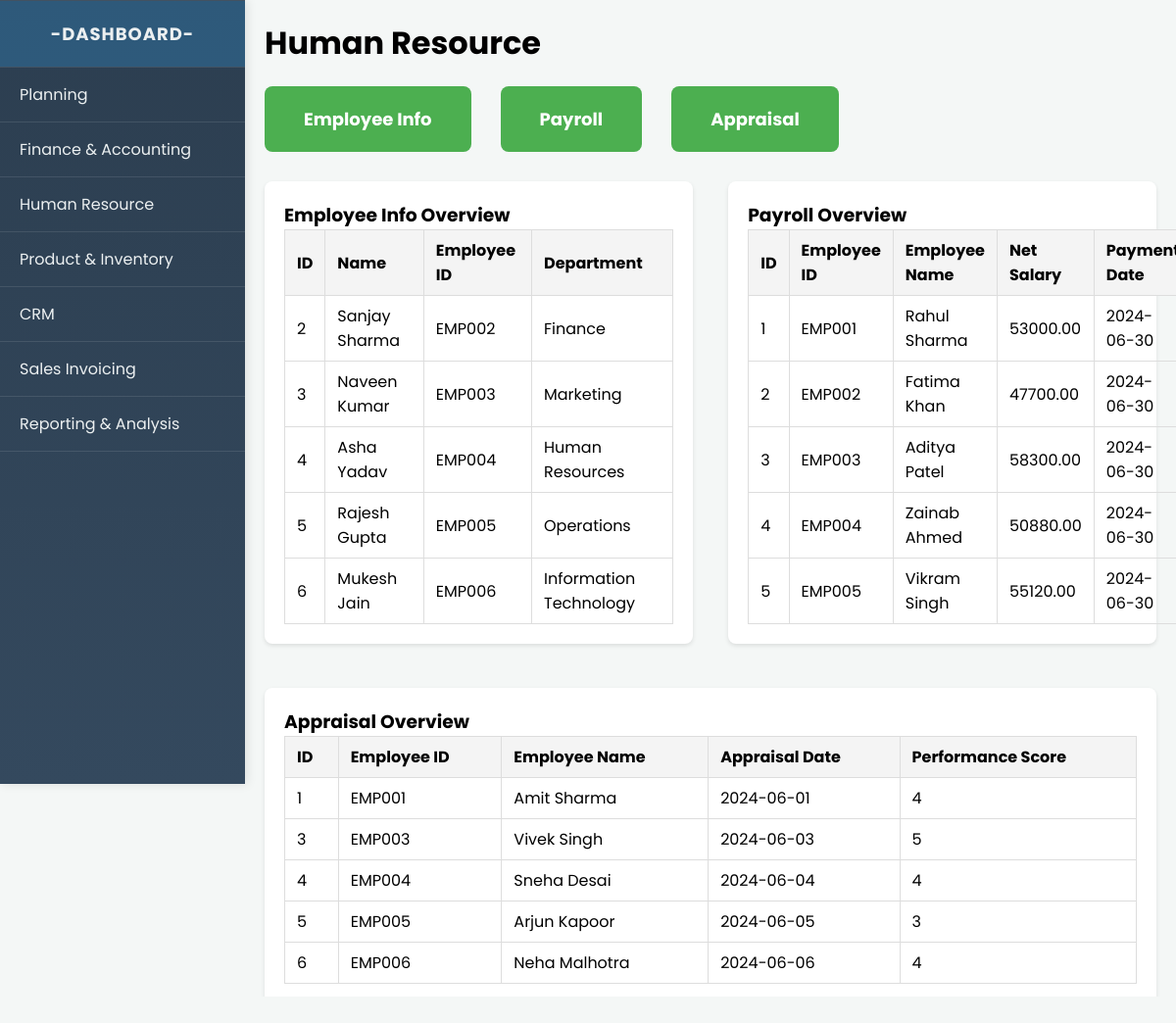
The page /human_resource/hr.php (signed in) on the database its author committed.
### tables this page shows
CREATE TABLE `employee_info` (
  `id` int(11) NOT NULL,
  `employee_name` varchar(100) NOT NULL,
  `employee_id` varchar(50) NOT NULL,
  `contact_information` varchar(200) NOT NULL,
  `department` varchar(100) NOT NULL,
  `job_title` varchar(100) NOT NULL,
  `date_of_joining` date NOT NULL,
  `created_at` timestamp NOT NULL DEFAULT current_timestamp()
);

CREATE TABLE `payroll` (
  `id` int(11) NOT NULL,
  `employee_id` varchar(255) NOT NULL,
  `employee_name` varchar(255) NOT NULL,
  `basic_salary` decimal(10,2) NOT NULL,
  `allowances` decimal(10,2) NOT NULL,
  `deductions` decimal(10,2) NOT NULL,
  `net_salary` decimal(10,2) NOT NULL,
  `pay_period` varchar(255) NOT NULL,
  `payment_date` date NOT NULL,
  `total_working_days` int(11) NOT NULL,
  `days_worked` int(11) NOT NULL,
  `leave_taken` int(11) NOT NULL,
  `overtime` decimal(10,2) NOT NULL,
  `performance_bonus` decimal(10,2) NOT NULL,
  `other_incentives` decimal(10,2) NOT NULL,
  `taxable_income` decimal(10,2) NOT NULL,
  `tax_deductions` decimal(10,2) NOT NULL,
  `provident_fund` decimal(10,2) NOT NULL,
  `insurance_contributions` decimal(10,2) NOT NULL,
  `bank_account_number` varchar(255) NOT NULL,
  `bank_name` varchar(255) NOT NULL,
  `bank_branch` varchar(255) NOT NULL
);

CREATE TABLE `appraisal` (
  `id` int(11) NOT NULL,
  `employee_id` varchar(255) NOT NULL,
  `employee_name` varchar(255) NOT NULL,
  `appraisal_date` date NOT NULL,
  `performance_score` int(11) NOT NULL,
  `comments` text NOT NULL
);

### human_resource/hr.php (the view, shortened to what this page needs)
<?php
$conn = new mysqli("localhost", "root", "", "erp0");
?>
<!DOCTYPE html>
<html>
<head>
    <link rel="stylesheet" type="text/css" href="style.css">
    <link rel="stylesheet" type="text/css" href="../istyle.css">
</head>
<body>
    <?php include '../sidebar.php'; ?>
    <div class="content">
        <h1>Human Resource</h1>
        <div class="options">
            <h2><a href="employee/employee.php" class="button">Employee Info</a></h2>
            <h2><a href="payroll/payroll.php" class="button">Payroll</a></h2>
            <h2><a href="upraisal/upraisal.php" class="button">Appraisal</a></h2>
        </div>
        <div class="overviews">
            <div class="overview">
                <h3>Employee Info Overview</h3>
                <table>
                    <thead>
                        <tr>
                            <th>ID</th>
                            <th>Name</th>
                            <th>Employee ID</th>
                            <th>Department</th>
                        </tr>
                    </thead>
                    <tbody>
                        <?php
                        $sql = "SELECT id, employee_name, employee_id, department FROM employee_info LIMIT 5";
                        $result = $conn->query($sql);
                        if ($result->num_rows > 0) {
                            while ($row = $result->fetch_assoc()) {
                                echo "<tr><td>{$row['id']}</td><td>{$row['employee_name']}</td><td>{$row['employee_id']}</td><td>{$row['department']}</td></tr>";
                            }
                        } else {
                            echo "<tr><td colspan='6'>No employee info found</td></tr>";
                        }
                        ?>
                    </tbody>
                </table>
            </div>
            <div class="overview">
                <h3>Payroll Overview</h3>
                <table>
                    <thead>
                        <tr>
                            <th>ID</th>
                            <th>Employee ID</th>
                            <th>Employee Name</th>
                            <th>Net Salary</th>
                            <th>Payment Date</th>
                        </tr>
                    </thead>
                    <tbody>
                        <?php
                        $sql = "SELECT id, employee_id, employee_name, net_salary, payment_date FROM payroll LIMIT 5";
                        $result = $conn->query($sql);
                        if ($result->num_rows > 0) {
                            while ($row = $result->fetch_assoc()) {
                                echo "<tr><td>{$row['id']}</td><td>{$row['employee_id']}</td><td>{$row['employee_name']}</td><td>{$row['net_salary']}</td><td>{$row['payment_date']}</td></tr>";
                            }
                        } else {
                            echo "<tr><td colspan='5'>No payroll info found</td></tr>";
                        }
                        ?>
                    </tbody>
                </table>
            </div>
        </div><br>
        <div class="overview full-width">
            <h3>Appraisal Overview</h3>
            <table>
                <thead>
                    <tr>
                        <th>ID</th>
                        <th>Employee ID</th>
                        <th>Employee Name</th>
                        <th>Appraisal Date</th>
                        <th>Performance Score</th>
                    </tr>
                </thead>
                <tbody>
                    <?php
                    $sql = "SELECT id, employee_id, employee_name, appraisal_date, performance_score FROM appraisal LIMIT 5";
                    $result = $conn->query($sql);
                    if ($result->num_rows > 0) {
                        while ($row = $result->fetch_assoc()) {
                            echo "<tr><td>{$row['id']}</td><td>{$row['employee_id']}</td><td>{$row['employee_name']}</td><td>{$row['appraisal_date']}</td><td>{$row['performance_score']}</td></tr>";
                        }
                    } else {
                        echo "<tr><td colspan='5'>No appraisal info found</td></tr>";
                    }
                    ?>
                </tbody>
            </table>
        </div>
    </div>
</body>
</html>

### human_resource/style.css (style rules this page uses)
.button { display: inline-block; padding: 20px 40px; font-size: 18px; text-align: center; text-decoration: none; border-radius: 8px; background-color: #4CAF50; color: white; border: none; transition: background-color 0.3s; margin-right: 10px; }
.options { margin-top: 20px; display: flex; gap: 20px; }
h2 { margin-bottom: 10px; }
.overviews { display: flex; justify-content: space-between; margin-top: 20px; }
.overview { width: 48%; background-color: #fff; padding: 20px; border-radius: 8px; box-shadow: 0 2px 4px rgba(0, 0, 0, 0.1); }
.overview.full-width { width: 100%; margin-top: 20px; }
.overview h3 { margin-top: 0; }
table { width: 100%; border-collapse: collapse; }
th, td { padding: 8px 12px; border: 1px solid #ddd; text-align: left; }
th { background-color: #f4f4f4; }

### istyle.css (style rules this page uses)
* { margin: 0; padding: 0; box-sizing: border-box; }
body { font-family: 'Poppins', sans-serif; background-color: #f4f7f6; display: flex; }
.main-content, .content { margin-left: 250px; padding: 20px; width: calc(100% - 250px); }

### rows shown on the page
employee_info: id "2", employee_name "Sanjay Sharma", employee "EMP002", department "Finance"
employee_info: id "3", employee_name "Naveen Kumar", employee "EMP003", department "Marketing"
employee_info: id "4", employee_name "Asha Yadav", employee "EMP004", department "Human Resources"
employee_info: id "5", employee_name "Rajesh Gupta", employee "EMP005", department "Operations"
employee_info: id "6", employee_name "Mukesh Jain", employee "EMP006", department "Information Technology"
payroll: id "1", employee "EMP001", employee_name "Rahul Sharma", net_salary "53000.00", payment_date "2024-06-30"
payroll: id "2", employee "EMP002", employee_name "Fatima Khan", net_salary "47700.00", payment_date "2024-06-30"
payroll: id "3", employee "EMP003", employee_name "Aditya Patel", net_salary "58300.00", payment_date "2024-06-30"
payroll: id "4", employee "EMP004", employee_name "Zainab Ahmed", net_salary "50880.00", payment_date "2024-06-30"
payroll: id "5", employee "EMP005", employee_name "Vikram Singh", net_salary "55120.00", payment_date "2024-06-30"
appraisal: id "1", employee "EMP001", employee_name "Amit Sharma", appraisal_date "2024-06-01", performance_score "4"
appraisal: id "3", employee "EMP003", employee_name "Vivek Singh", appraisal_date "2024-06-03", performance_score "5"
appraisal: id "4", employee "EMP004", employee_name "Sneha Desai", appraisal_date "2024-06-04", performance_score "4"
appraisal: id "5", employee "EMP005", employee_name "Arjun Kapoor", appraisal_date "2024-06-05", performance_score "3"
appraisal: id "6", employee "EMP006", employee_name "Neha Malhotra", appraisal_date "2024-06-06", performance_score "4"
